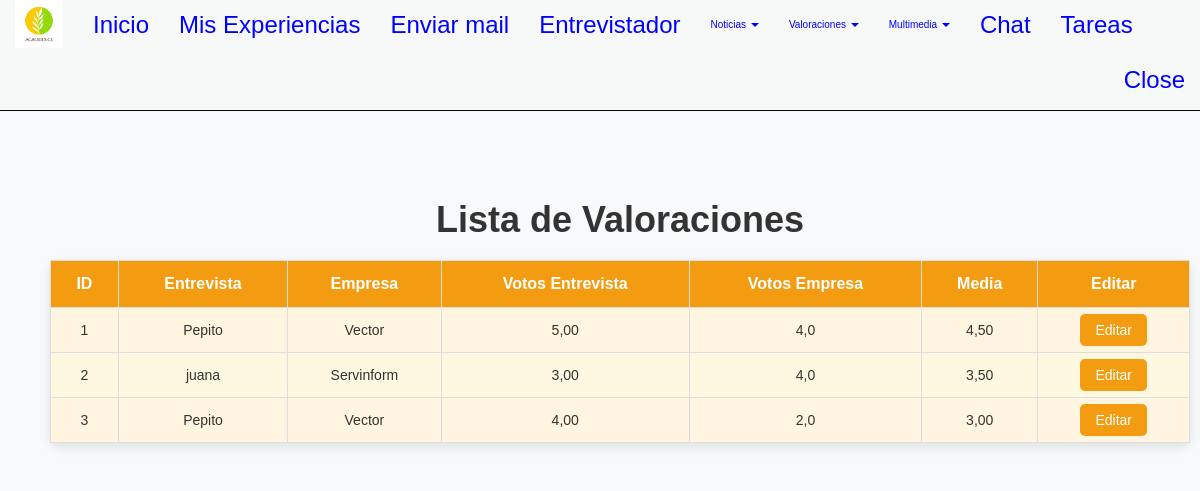
The page /listar_valoraciones/ (signed in) on the database its author committed.
### appportfolio/models.py (models this page shows, shortened)
class Valoracion(models.Model):
    id = models.AutoField(primary_key=True)
    votos_entrevista = models.DecimalField(
        "Votos Entrevista", max_digits=5, decimal_places=2, null=True, blank=True
    )
    votos_empresa = models.DecimalField(
        "Votos Empresa", max_digits=5, decimal_places=1, null=True, blank=True
    )
    media_aspectos = models.DecimalField(
        "Media Aspectos", max_digits=5, decimal_places=2, null=True, blank=True
    )
    entrevista = models.CharField(
        "Descripción Entrevista", max_length=300, null=True, blank=True
    )
    empresa = models.CharField(
        "Descripción Empresa", max_length=200, null=True, blank=True
    )
    valoraciones = models.IntegerField(
        "Nº Valoraciones", null=True, blank=True
    )
    timestamp = models.DateTimeField("Fecha", default=timezone.now)
    class Meta:
        verbose_name = "Valoracion"
        verbose_name_plural = "Valoraciones"
        ordering = ['id']

### appportfolio/views.py (the view)
# urls.py: path("listar_valoraciones/", views.listar_valoraciones, name="listar_valoraciones"),
def listar_valoraciones(request):
    valoraciones = Valoracion.objects.all()
    return render(request, 'list.html', {'valoraciones': valoraciones})

### templates/List.html (shortened to what this page needs)
{% extends "base.html" %}
{% load static %}
{% block head %}
<link rel="stylesheet" href="https://maxcdn.bootstrapcdn.com/bootstrap/3.3.5/css/bootstrap.min.css">
<link rel="stylesheet" href="{% static 'css/formularios.css' %}">
 {% endblock %}
 {% block content %}
<br><br><br><br>
<div class="container mt-4">
    <h1>Lista de Valoraciones</h1>
    <table border="1">
        <thead>
            <tr>
                <th>ID</th>
                <th>Entrevista</th>
                <th>Empresa</th>
                <th>Votos Entrevista</th>
                <th>Votos Empresa</th>
                <th>Media</th>
                <th>Editar</th>
            </tr>
        </thead>
        <tbody>
            {% for valoracion in valoraciones %}
            <tr>
                <td>{{ valoracion.id }}</td>
                <td>{{ valoracion.entrevista }}</td>
                <td>{{ valoracion.empresa }}</td>
                <td>{{ valoracion.votos_entrevista }}</td>
                <td>{{ valoracion.votos_empresa }}</td>
                <td>{{ valoracion.media_aspectos }}</td>
                <td><a href="{% url 'actualizar_valoracion' valoracion.id %}">Editar</a></td>
            </tr>
            {% endfor %}
        </tbody>
    </table>
</div>
{% endblock content %}

### static/css/formularios.css (style rules this page uses)
body { font-family: Arial, sans-serif; background-color: #f8f9fa; padding: 20px; }
.container { margin-top: 30px; text-align: center; }
h1, h2 { color: #333; font-weight: bold; margin-top: 20px; }
table a { background-color: #f39c12; color: white; padding: 8px 12px; border-radius: 5px; text-decoration: none; transition: background-color 0.3s; }
table { width: 100%; margin: 20px auto; background-color: #fff8e1; border-radius: 8px; box-shadow: 0 4px 12px rgba(0, 0, 0, 0.1); border-collapse: collapse; }
th, td { padding: 12px; text-align: center; border-bottom: 1px solid #ddd; }
thead { background-color: #f39c12; color: white; }
table td a { background-color: #f39c12; color: white; padding: 8px 15px; border-radius: 5px; text-decoration: none; transition: background-color 0.3s; }
tbody tr:nth-child(odd) { background-color: #fff5e1; }
tbody tr:nth-child(even) { background-color: #fff8e1; }
table, th, td { border: 1px solid #ddd; }
th { font-weight: bold; font-size: 16px; }

### rows shown on the page
Valoracion: id "1", entrevista "Pepito", empresa "Vector", votos_entrevista "5,00", votos_empresa "4,0", media_aspectos "4,50"
Valoracion: id "2", entrevista "juana", empresa "Servinform", votos_entrevista "3,00", votos_empresa "4,0", media_aspectos "3,50"
Valoracion: id "3", entrevista "Pepito", empresa "Vector", votos_entrevista "4,00", votos_empresa "2,0", media_aspectos "3,00"
